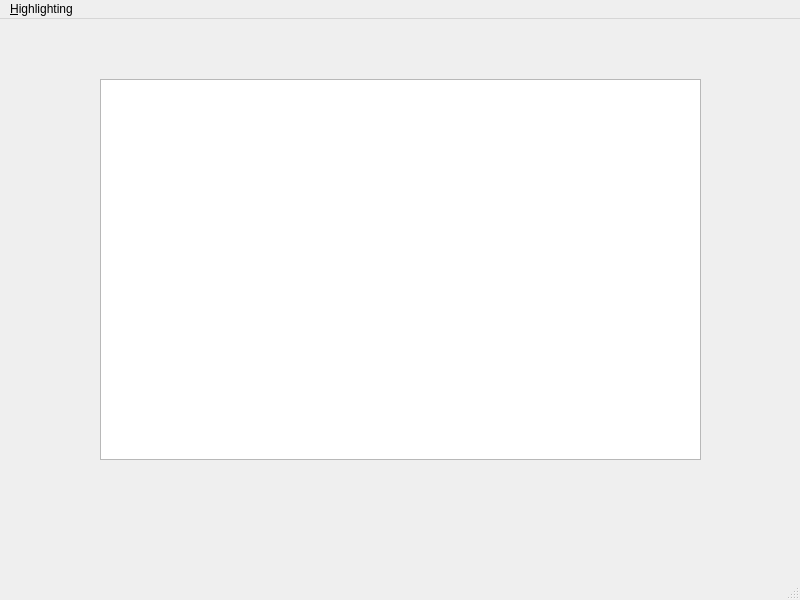
<?xml version="1.0" encoding="UTF-8"?>
<ui version="4.0">
 <class>MainWindow</class>
 <widget class="QMainWindow" name="MainWindow">
  <property name="geometry">
   <rect>
    <x>0</x>
    <y>0</y>
    <width>800</width>
    <height>600</height>
   </rect>
  </property>
  <property name="windowTitle">
   <string>MainWindow</string>
  </property>
  <widget class="QWidget" name="centralwidget">
   <widget class="QTextEdit" name="textEdit">
    <property name="geometry">
     <rect>
      <x>100</x>
      <y>60</y>
      <width>601</width>
      <height>381</height>
     </rect>
    </property>
   </widget>
  </widget>
  <widget class="QMenuBar" name="menubar">
   <property name="geometry">
    <rect>
     <x>0</x>
     <y>0</y>
     <width>800</width>
     <height>29</height>
    </rect>
   </property>
   <widget class="QMenu" name="menuHighlighting">
    <property name="title">
     <string>&amp;Highlighting</string>
    </property>
    <addaction name="action_Load_plugin"/>
    <addaction name="separator"/>
    <addaction name="action_Quit"/>
   </widget>
   <addaction name="menuHighlighting"/>
  </widget>
  <widget class="QStatusBar" name="statusbar"/>
  <action name="action_Load_plugin">
   <property name="text">
    <string>&amp;Load plugin...</string>
   </property>
   <property name="toolTip">
    <string>Load text highlight plugin</string>
   </property>
   <property name="shortcut">
    <string>Ctrl+O</string>
   </property>
  </action>
  <action name="action_Quit">
   <property name="text">
    <string>&amp;Quit</string>
   </property>
   <property name="menuRole">
    <enum>QAction::QuitRole</enum>
   </property>
  </action>
 </widget>
 <resources/>
 <connections>
  <connection>
   <sender>action_Load_plugin</sender>
   <signal>triggered()</signal>
   <receiver>MainWindow</receiver>
   <slot>loadPluginFromFile()</slot>
   <hints>
    <hint type="sourcelabel">
     <x>-1</x>
     <y>-1</y>
    </hint>
    <hint type="destinationlabel">
     <x>399</x>
     <y>299</y>
    </hint>
   </hints>
  </connection>
  <connection>
   <sender>action_Quit</sender>
   <signal>triggered()</signal>
   <receiver>MainWindow</receiver>
   <slot>close()</slot>
   <hints>
    <hint type="sourcelabel">
     <x>-1</x>
     <y>-1</y>
    </hint>
    <hint type="destinationlabel">
     <x>399</x>
     <y>299</y>
    </hint>
   </hints>
  </connection>
 </connections>
 <slots>
  <slot>loadPluginFromFile()</slot>
 </slots>
</ui>
